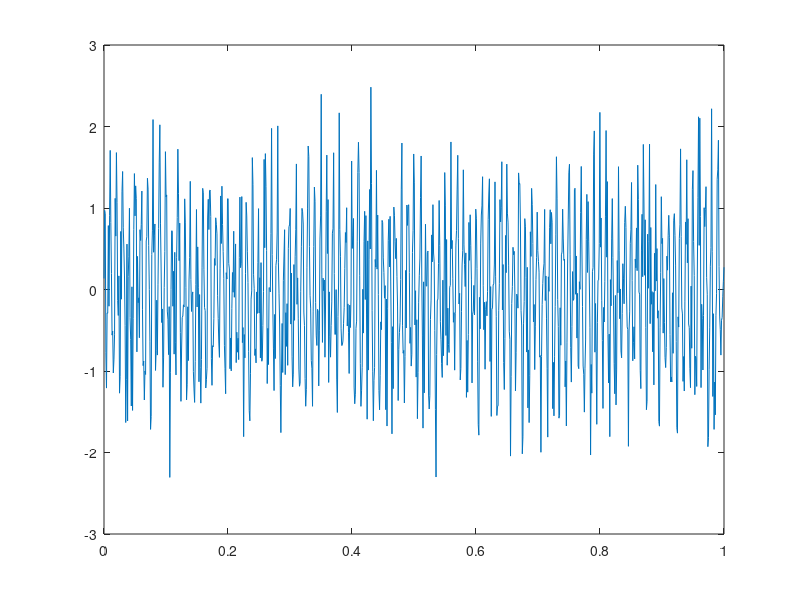

Recreate this plot in MATLAB. (Note: this script raises an error after producing the figure.)
clc;
close all;

Fs=1000;%sampling frequency

t= linspace(0,1,Fs);
x=cos(2*pi*100*t)+0.5*randn(size(t));

plot(t,x);

Wp=150/1000;
Ws = 155/1000;
%[n,Wn] = buttord (Wp,Ws,Rp,Rs)
[n,Wn] = buttord (Wp,Ws,3,60);
n = 5;
[b,a] = butter(n,Wn);

fvtool(b,a, 'Fs',Fs);
title('n=5 Butterworth Lowpass Filter');

y=filter (b,a,x);

subplot(2,1,1);
plot(t(1:100),x(1:100));
xlabel("Time in sec");
title('input signal x (1:100)');
hold on;
grid on;

subplot(2,1,2);
plot(t(1:100),y(1:100));
xlabel("Time in sec");
title('Low pass filter output');
grid on;